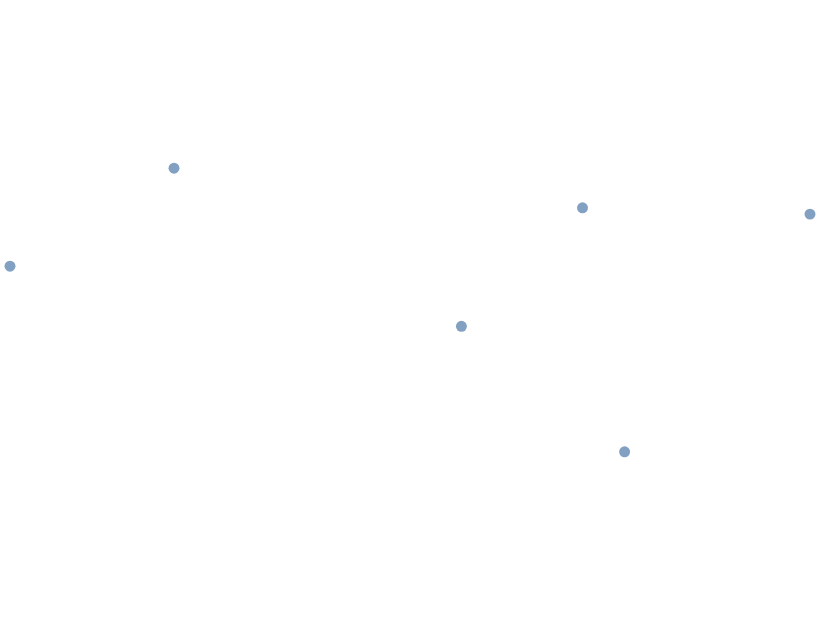

Express this chart as Vega-Lite.
### Vega-Lite specification from a JSON file in a GitHub repository (floating-point values rounded to 4 significant figures)
{"$schema": "https://vega.github.io/schema/vega-lite/v6.json", "padding": 5, "autosize": "none", "width": 400, "height": 300, "data": {"values": [{"lon": -74, "lat": 40.7, "n": 8}, {"lon": 2.35, "lat": 48.85, "n": 5}, {"lon": 139.7, "lat": 35.7, "n": 9}, {"lon": 151.2, "lat": -33.9, "n": 3}, {"lon": -43.2, "lat": -22.9, "n": 6}, {"lon": 28, "lat": -26.2, "n": 2}]}, "projection": {"type": "albers"}, "mark": "circle", "encoding": {"longitude": {"field": "lon", "type": "quantitative"}, "latitude": {"field": "lat", "type": "quantitative"}}}
